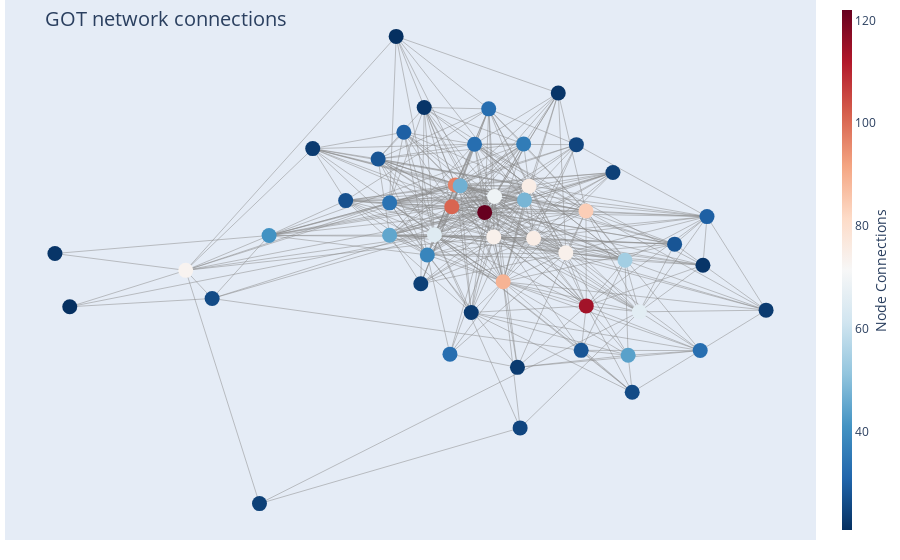

The code cell stored with this chart in its notebook:
### Markdown cell above
### **All Books Combined**

### Code cell
draw_plotly_network_graph(Graph_obj = G, filter = "Yes", filter_nodesbydegree = 50)

### Figure 1 — Plotly figure (JSON) as saved in the notebook; plotly's stock layout.template omitted (floating-point values rounded to 4 significant figures; data arrays with more than 128 entries replaced by an {"elided": "..."} marker saying what was removed)
{"data": [{"hoverinfo": "none", "line": {"color": "#888", "width": 0.5}, "mode": "lines", "type": "scatter", "x": {"elided": "1257 float values"}, "y": {"elided": "1257 float values"}}, {"hoverinfo": "text", "marker": {"color": [26, 84, 25, 41, 54, 45, 25, 75, 97, 73, 33, 21, 21, 74, 24, 33, 22, 22, 101, 23, 28, 69, 114, 26, 28, 22, 24, 23, 33, 30, 23, 22, 47, 27, 23, 38, 74, 65, 30, 28, 44, 36, 75, 89, 66, 33, 122, 48, 34, 24], "colorbar": {"thickness": 10, "title": {"side": "right", "text": "Node Connections"}, "xanchor": "left"}, "colorscale": [[0, "rgb(103,0,31)"], [0.1, "rgb(178,24,43)"], [0.2, "rgb(214,96,77)"], [0.3, "rgb(244,165,130)"], [0.4, "rgb(253,219,199)"], [0.5, "rgb(247,247,247)"], [0.6, "rgb(209,229,240)"], [0.7, "rgb(146,197,222)"], [0.8, "rgb(67,147,195)"], [0.9, "rgb(33,102,172)"], [1, "rgb(5,48,97)"]], "line": {"width": 0}, "reversescale": true, "showscale": true, "size": 15}, "mode": "markers", "text": ["Aemon-Targaryen-(Maester-Aemon)<br /># of connections: 26", "Arya-Stark<br /># of connections: 84", "Asha-Greyjoy<br /># of connections: 25", "Barristan-Selmy<br /># of connections: 41", "Bran-Stark<br /># of connections: 54", "Brienne-of-Tarth<br /># of connections: 45", "Bronn<br /># of connections: 25", "Catelyn-Stark<br /># of connections: 75", "Cersei-Lannister<br /># of connections: 97", "Daenerys-Targaryen<br /># of connections: 73", "Davos-Seaworth<br /># of connections: 33", "Doran-Martell<br /># of connections: 21", "Drogo<br /># of connections: 21", "Eddard-Stark<br /># of connections: 74", "Edmure-Tully<br /># of connections: 24", "Gregor-Clegane<br /># of connections: 33", "Hizdahr-zo-Loraq<br /># of connections: 22", "Ilyn-Payne<br /># of connections: 22", "Jaime-Lannister<br /># of connections: 101", "Janos-Slynt<br /># of connections: 23", "Jeor-Mormont<br /># of connections: 28", "Joffrey-Baratheon<br /># of connections: 69", "Jon-Snow<br /># of connections: 114", "Jorah-Mormont<br /># of connections: 26", "Loras-Tyrell<br /># of connections: 28", "Luwin<br /># of connections: 22", "Lysa-Arryn<br /># of connections: 24", "Mace-Tyrell<br /># of connections: 23", "Mance-Rayder<br /># of connections: 33", "Margaery-Tyrell<br /># of connections: 30", "Melisandre<br /># of connections: 23", "Myrcella-Baratheon<br /># of connections: 22", "Petyr-Baelish<br /># of connections: 47", "Pycelle<br /># of connections: 27", "Ramsay-Snow<br /># of connections: 23", "Renly-Baratheon<br /># of connections: 38", "Robb-Stark<br /># of connections: 74", "Robert-Baratheon<br /># of connections: 65", "Rodrik-Cassel<br /># of connections: 30", "Roose-Bolton<br /># of connections: 28", "Samwell-Tarly<br /># of connections: 44", "Sandor-Clegane<br /># of connections: 36", "Sansa-Stark<br /># of connections: 75", "Stannis-Baratheon<br /># of connections: 89", "Theon-Greyjoy<br /># of connections: 66", "Tommen-Baratheon<br /># of connections: 33", "Tyrion-Lannister<br /># of connections: 122", "Tywin-Lannister<br /># of connections: 48", "Varys<br /># of connections: 34", "Victarion-Greyjoy<br /># of connections: 24"], "type": "scatter", "x": [0.3278, 0.2296, 0.08979, -0.4433, 0.3125, -0.1873, 0.2092, 0.1184, -0.0477, -0.6203, -0.05924, -0.1735, -0.8665, 0.03382, -0.1211, 0.02305, -0.898, -0.1139, -0.05538, -0.01398, 0.2194, 0.03549, 0.2303, -0.5643, -0.2117, 0.4779, 0.2868, -0.3506, 0.4722, -0.1571, 0.08409, 0.1707, -0.03755, -0.2807, 0.612, -0.1073, 0.1868, -0.09219, 0.4866, 0.4179, 0.3191, 0.09722, 0.1087, 0.05376, 0.343, -0.007035, 0.01454, 0.09896, -0.1873, -0.4637], "y": [-0.5746, 0.1178, -0.7107, 0.02388, -0.07035, 0.02477, 0.3709, 0.01336, 0.2172, -0.1091, -0.4291, 0.7845, -0.2482, 0.01855, -0.1604, 0.5076, -0.04489, 0.5129, 0.1338, -0.2701, -0.4146, 0.173, -0.2449, -0.2167, 0.3164, -0.08952, 0.2644, 0.3558, -0.4155, 0.4185, -0.4795, 0.568, 0.2138, 0.1573, -0.2611, -0.0503, -0.04218, 0.02687, 0.09625, -0.009016, -0.4335, 0.3735, 0.2121, -0.1525, -0.2676, 0.3726, 0.1122, 0.1598, 0.1487, -1.0]}], "layout": {"annotations": [{"showarrow": false, "text": "", "xref": "paper", "yref": "paper"}], "hovermode": "closest", "margin": {"b": 20, "l": 5, "r": 5, "t": 0}, "showlegend": false, "title": {"font": {"size": 20}, "text": "<br>GOT network connections"}, "xaxis": {"showgrid": false, "showticklabels": false, "zeroline": false}, "yaxis": {"showgrid": false, "showticklabels": false, "zeroline": false}}}
